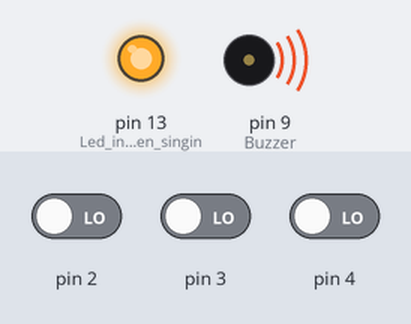
The sketch below on a simulated Arduino Uno, built with avr-gcc and run on an emulated ATmega328P. On the bench: output pins drawn as LEDs (lit = HIGH), buzzer (waves = sounding). The test bench sets the inputs (shaded band); at power-on: pin 2 LOW, pin 3 LOW, pin 4 LOW. Pins used as bus, display or sensor lines are not drawn.

Above: at 3.7 s.
At 4.3 s:
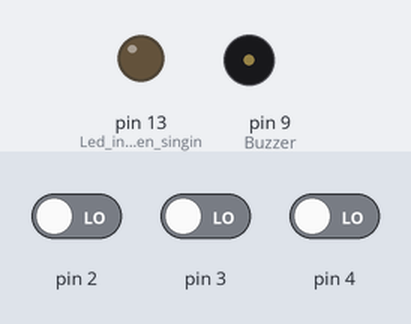
At 10.05 s:
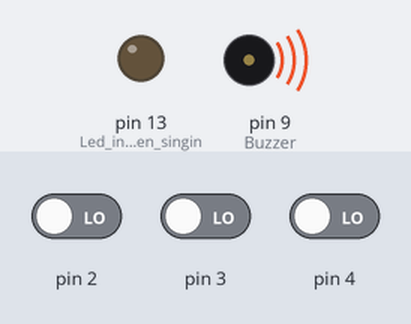
Timing chart, 0 to 10.6 s (numbered marks = the images above):
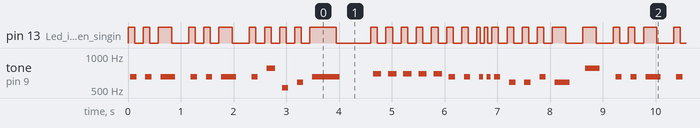

Measured:
- by itself, pin 13 (Led_indicator_when_singin): moves between LOW and HIGH, repeating every 9.2 s
- by itself, tone on pin 9 (Buzzer): plays 656 Hz for 0.12 s, 656 Hz for 0.12 s, 656 Hz for 0.28 s, 656 Hz for 0.12 s, 656 Hz for 0.12 s, 656 Hz for 0.28 s … (368 notes in this stretch)

The sketch:

christmassong.ino
```cpp
#include <pitches.h>

/*
  Arduino Christmas Songs

  Based on a project and code by Dipto Pratyaksa, updated on 31/3/13

  Modified for Christmas by Joshi, on Dec 17th, 2017.
*/

#include "pitches.h"

#define melodyPin 9

// Jingle Bells

int melody[] = {
  NOTE_E5, NOTE_E5, NOTE_E5,
  NOTE_E5, NOTE_E5, NOTE_E5,
  NOTE_E5, NOTE_G5, NOTE_C5, NOTE_D5,
  NOTE_E5,
  NOTE_F5, NOTE_F5, NOTE_F5, NOTE_F5,
  NOTE_F5, NOTE_E5, NOTE_E5, NOTE_E5, NOTE_E5,
  NOTE_E5, NOTE_D5, NOTE_D5, NOTE_E5,
  NOTE_D5, NOTE_G5
};

int tempo[] = {
  8, 8, 4,
  8, 8, 4,
  8, 8, 8, 8,
  2,
  8, 8, 8, 8,
  8, 8, 8, 16, 16,
  8, 8, 8, 8,
  4, 4
};

// We wish you a merry Christmas

int wish_melody[] = {
  NOTE_B3,
  NOTE_F4, NOTE_F4, NOTE_G4, NOTE_F4, NOTE_E4,
  NOTE_D4, NOTE_D4, NOTE_D4,
  NOTE_G4, NOTE_G4, NOTE_A4, NOTE_G4, NOTE_F4,
  NOTE_E4, NOTE_E4, NOTE_E4,
  NOTE_A4, NOTE_A4, NOTE_B4, NOTE_A4, NOTE_G4,
  NOTE_F4, NOTE_D4, NOTE_B3, NOTE_B3,
  NOTE_D4, NOTE_G4, NOTE_E4,
  NOTE_F4
};

int wish_tempo[] = {
  4,
  4, 8, 8, 8, 8,
  4, 4, 4,
  4, 8, 8, 8, 8,
  4, 4, 4,
  4, 8, 8, 8, 8,
  4, 4, 8, 8,
  4, 4, 4,
  2
};

// Santa Claus is coming to town

int santa_melody[] = {
  NOTE_G4,
  NOTE_E4, NOTE_F4, NOTE_G4, NOTE_G4, NOTE_G4,
  NOTE_A4, NOTE_B4, NOTE_C5, NOTE_C5, NOTE_C5,
  NOTE_E4, NOTE_F4, NOTE_G4, NOTE_G4, NOTE_G4,
  NOTE_A4, NOTE_G4, NOTE_F4, NOTE_F4,
  NOTE_E4, NOTE_G4, NOTE_C4, NOTE_E4,
  NOTE_D4, NOTE_F4, NOTE_B3,
  NOTE_C4
};

int santa_tempo[] = {
  8,
  8, 8, 4, 4, 4,
  8, 8, 4, 4, 4,
  8, 8, 4, 4, 4,
  8, 8, 4, 2,
  4, 4, 4, 4,
  4, 2, 4,
  1
};

int switchOne = 0;
int switchTwo = 0;
int switchThree = 0;

void setup(void) {
  pinMode(9, OUTPUT); // Buzzer
  pinMode(13, OUTPUT); // Led indicator when singing a note
  pinMode(2, INPUT);
  pinMode(3, INPUT);
  pinMode(4, INPUT);
}

void loop() {
  switchOne = digitalRead(2);
  switchTwo = digitalRead(3);
  switchThree = digitalRead(4);
  //if (switchOne == HIGH) {
    sing(1);
  //} else if (switchTwo == HIGH) {
    //sing(2);
  //} else if (switchThree == HIGH) {
    //sing(3);
  //}
}

int song = 0;

void sing(int s) {
  // iterate over the notes of the melody:
  song = s;
  if (song == 3) {
    Serial.println(" 'We wish you a Merry Christmas'");
    int size = sizeof(wish_melody) / sizeof(int);
    for (int thisNote = 0; thisNote < size; thisNote++) {

      // to calculate the note duration, take one second
      // divided by the note type.
      //e.g. quarter note = 1000 / 4, eighth note = 1000/8, etc.
      int noteDuration = 1000 / wish_tempo[thisNote];

      buzz(melodyPin, wish_melody[thisNote], noteDuration);

      // to distinguish the notes, set a minimum time between them.
      // the note's duration + 30% seems to work well:
      int pauseBetweenNotes = noteDuration * 1.30;
      delay(pauseBetweenNotes);

      // stop the tone playing:
      buzz(melodyPin, 0, noteDuration);

    }
  } else if (song == 2) {
    Serial.println(" 'Santa Claus is coming to town'");
    int size = sizeof(santa_melody) / sizeof(int);
    for (int thisNote = 0; thisNote < size; thisNote++) {

      // to calculate the note duration, take one second
      // divided by the note type.
      //e.g. quarter note = 1000 / 4, eighth note = 1000/8, etc.
      int noteDuration = 900 / santa_tempo[thisNote];

      buzz(melodyPin, santa_melody[thisNote], noteDuration);

      // to distinguish the notes, set a minimum time between them.
      // the note's duration + 30% seems to work well:
      int pauseBetweenNotes = noteDuration * 1.30;
      delay(pauseBetweenNotes);

      // stop the tone playing:
      buzz(melodyPin, 0, noteDuration);

    }
  } else {

    Serial.println(" 'Jingle Bells'");
    int size = sizeof(melody) / sizeof(int);
    for (int thisNote = 0; thisNote < size; thisNote++) {

      // to calculate the note duration, take one second
      // divided by the note type.
      //e.g. quarter note = 1000 / 4, eighth note = 1000/8, etc.
      int noteDuration = 1000 / tempo[thisNote];

      buzz(melodyPin, melody[thisNote], noteDuration);

      // to distinguish the notes, set a minimum time between them.
      // the note's duration + 30% seems to work well:
      int pauseBetweenNotes = noteDuration * 1.30;
      delay(pauseBetweenNotes);

      // stop the tone playing:
      buzz(melodyPin, 0, noteDuration);

    }
  }
}

void buzz(int targetPin, long frequency, long length) {
  digitalWrite(13, HIGH);
  long delayValue = 1000000 / frequency / 2; // calculate the delay value between transitions
  //// 1 second's worth of microseconds, divided by the frequency, then split in half since
  //// there are two phases to each cycle
  long numCycles = frequency * length / 1000; // calculate the number of cycles for proper timing
  //// multiply frequency, which is really cycles per second, by the number of seconds to
  //// get the total number of cycles to produce
  for (long i = 0; i < numCycles; i++) { // for the calculated length of time...
    digitalWrite(targetPin, HIGH); // write the buzzer pin high to push out the diaphram
    delayMicroseconds(delayValue); // wait for the calculated delay value
    digitalWrite(targetPin, LOW); // write the buzzer pin low to pull back the diaphram
    delayMicroseconds(delayValue); // wait again or the calculated delay value
  }
  digitalWrite(13, LOW);

}
```
